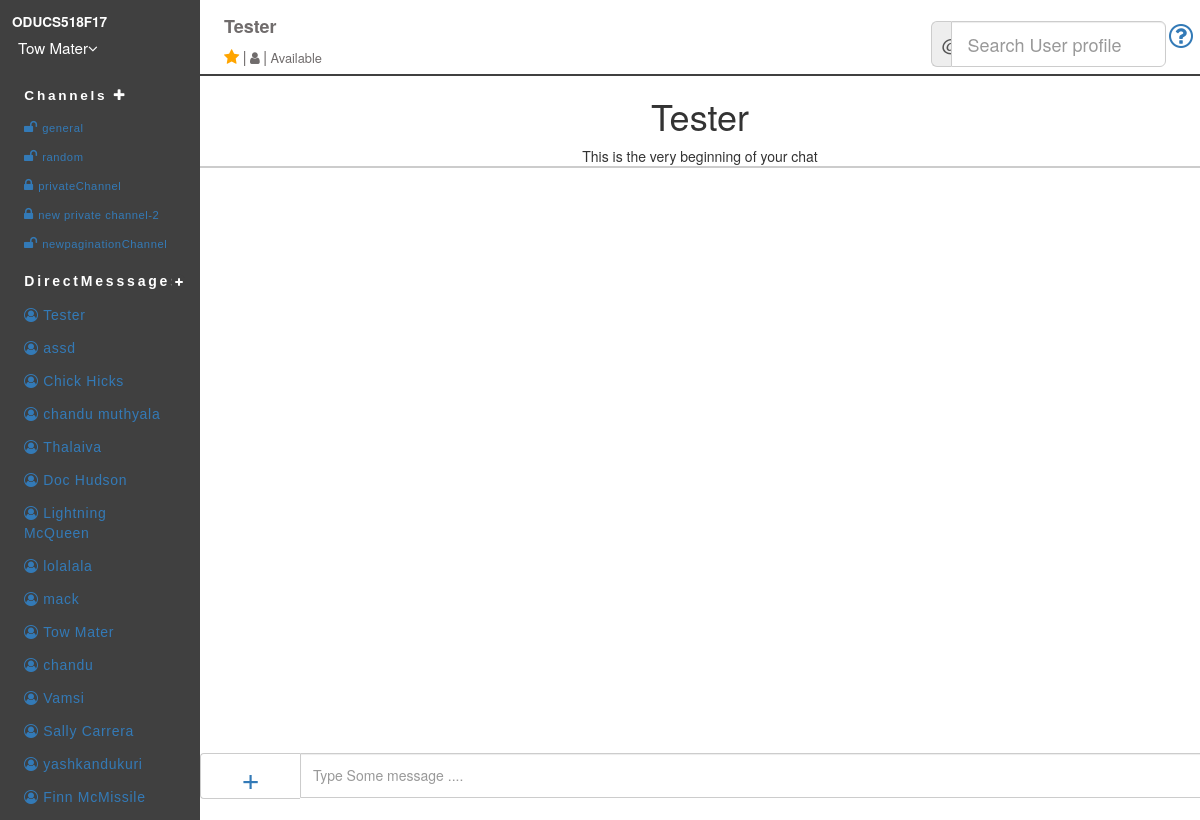
The app's page /index.php?email=a@b.c (signed in) with its own data.
### tables this page shows
CREATE TABLE IF NOT EXISTS `users` (
  `email` varchar(50) NOT NULL,
  `user_name` varchar(20) NOT NULL,
  `display_name` varchar(20) NOT NULL,
  `status` varchar(50) NOT NULL DEFAULT 'Available',
  `mode_id` int(10) NOT NULL DEFAULT '0',
  `display_pic` varchar(200) NOT NULL DEFAULT '0' COMMENT '0=gravatar,1=local pic',
  `description` varchar(200) NOT NULL DEFAULT 'bio',
  `password` varchar(20) NOT NULL,
  `phone_no` int(13) NOT NULL DEFAULT '1234567890',
  `skype_id` varchar(20) NOT NULL DEFAULT 'skype id',
  `timestamp` timestamp NOT NULL DEFAULT CURRENT_TIMESTAMP ON UPDATE CURRENT_TIMESTAMP
);

CREATE TABLE IF NOT EXISTS `channels` (
  `channel_id` int(20) NOT NULL,
  `channel_name` varchar(200) NOT NULL,
  `purpose` varchar(500) NOT NULL,
  `created_by_user_email` varchar(50) NOT NULL,
  `createdon` timestamp NOT NULL DEFAULT '0000-00-00 00:00:00' ON UPDATE CURRENT_TIMESTAMP,
  `access_specifiers` tinyint(1) NOT NULL DEFAULT '0',
  `isArchive` tinyint(1) NOT NULL DEFAULT '0'
);

### sqlQueries.php (the view, shortened to what this page needs)
<?php
$conn = new mysqli(DB_HOST, DB_USER, DB_PASSWORD,DB_NAME)
	OR die ('Could not connect to MySQL: '.mysql_error());
function getUserDetails($email){
	global $conn;
	$sql = "SELECT * FROM users where email= '".$email."'";
    $result = $conn->query($sql);
    $row = $result->fetch_assoc();
    return $row;
}
function getAllChannels($email){
	global $conn;
	$sql = "SELECT channels.channel_id,channels.channel_name,channels.access_specifiers, channels.isArchive FROM `userChannels` join channels on userChannels.channel_id=channels.channel_id where userChannels.user_email="."'$email'";
    $result = mysqli_query($conn, $sql);
    $string = "";
    while(($row = mysqli_fetch_assoc($result)))
	{
		if(intval($row['access_specifiers'])==1){
			if(intval($row['isArchive'])==1){
				$string=$string."<li ><a class= 'listbg' href=index.php?channel=".$row['channel_id']."><i style='font-size: 100%;padding-right: 3%;' class='fa fa-archive'></i>".$row['channel_name']."</a></li>";
			}else{
				$string=$string."<li ><a class= 'listbg' href=index.php?channel=".$row['channel_id']."><i style='font-size: 126%;padding-right: 3%;' class='fa fa-lock'></i>".$row['channel_name']."</a></li>";
			}
		}
		else{
			if(intval($row['isArchive'])==1){
				$string=$string."<li ><a class= 'listbg' href=index.php?channel=".$row['channel_id']."><i style='font-size: 100%;padding-right: 3%;' class='fa fa-archive'></i>".$row['channel_name']."</a></li>";
			}else{
				$string=$string."<li ><a class= 'listbg' href=index.php?channel=".$row['channel_id']."><i style='font-size: 126%;padding-right: 3%;' class='fa fa-unlock'></i>".$row['channel_name']."</a></li>";
			}
		}
	}
	return $string;
}
function getAllUsers(){
	global $conn;
	$sql = "SELECT * FROM users";
    $result = mysqli_query($conn, $sql);
    $string = "";
    while(($row = mysqli_fetch_assoc($result)))
	{
    	$string=$string."<li ><a class= 'listbg' href=\"./index.php?email=".trim($row['email'])."\"><i class ='fa' style = 'padding-right: 3%;'>&#xf2be;</i>".$row['user_name']."</a></li>";
	}
	return $string;
}
function getDirectMessages($toEmail,$start){
	global $conn;
	$sql = "select * from ( SELECT * FROM `direct_message` join users on users.email=direct_message.from_email where (direct_message.to_email='$toEmail' and direct_message.from_email='".$_SESSION['email']."') or (direct_message.from_email='$toEmail' and direct_message.to_email='".$_SESSION['email']."') ORDER by directmsg_id DESC LIMIT $start,10) as temp ORDER BY directmsg_id ASC";
    $result = mysqli_query($conn, $sql);
    $row_cnt = $result->num_rows;
	$toEmailDetails =getUserDetails($toEmail);
    $string = "";
    if($row_cnt>=10){
    	$loadMore = "<div id = 'loadMoreDirectMessages".$_SESSION['lastLimit']."' class='col-xs-12 noPadding'><div class = 'col-xs-5 noPadding'></div><div class ='col-xs-2 noPadding ' style='text-align:center;font-style: italic;color: #337ab7; margin-top: 8px;cursor:pointer;'><span class ='loadMoreDirectMessages' style='text-align:center;' id='".$_SESSION['lastLimit']."'>load more</span></div><div class = 'col-xs-5 noPadding'></div></div>";
    }else{
    	$loadMore="<div col-xs-12 style='text-align:center; oncopy='return false' oncut='return false' onpaste='return false'><h1>".$toEmailDetails['user_name']."</h1><p style='border-bottom: 2px solid #ccc;'>This is the very beginning of your chat</p></div>";
    }
	$string =$string.$loadMore;
	return $string;
}
 ?>

### index.php (shortened to what this page needs)
<?php
include_once "sqlQueries.php";
?>
<html>
	<head>
		<link rel="stylesheet" type="text/css" href="index.css">
		<link rel="stylesheet" type="text/css" href="messages/messages.css">
		<link rel="stylesheet" href="https://maxcdn.bootstrapcdn.com/bootstrap/3.3.7/css/bootstrap.min.css">
		<link rel="stylesheet" href="https://cdnjs.cloudflare.com/ajax/libs/font-awesome/4.7.0/css/font-awesome.min.css">
		<link rel="stylesheet" type="text/css" href="css/tags/jquery-ui.css">
		<link rel="stylesheet" href="https://cdnjs.cloudflare.com/ajax/libs/jquery-confirm/3.3.0/jquery-confirm.min.css">
		<link rel="stylesheet" type="text/css" href="css/tags/bootstrap-tokenfield.css">
		<link rel="stylesheet" type="text/css" href="css/tags/bootstrap-tokenfield.css">
	</head>
	<body>
		<div class="container nopadding col-xs-12" >
			<div class = "col-xs-12 nopadding " style='border-bottom: 0.15em solid  #404040;'>
				<div  class = " col-xs-2 nopadding" style="background-color: #404040;height: 74px;color: white;padding: 1% !important;
">
						<div>
							<div><label style='font-size: 1.7vh;'>ODUCS518F17</label></div>
							<div class="dropdown">
								<button onclick="userMenu()" class="dropbtn"><?php $result = getUserDetails($_SESSION['email']); echo $result['display_name'];?><i class="fa fa-angle-down"></i></button>
							</div>
						</div>
				</div>
				<div class="col-xs-10 nopadding" style="    z-index: 100; height: 74px;background-color: white;padding-left: 2% !important;padding-top: 14px !important;">
					<div class ="col-xs-3 nopadding " style='font-size: 1.46vh;'>
							<?php
								$userChannels = userChannels($_SESSION['email']);
								if (isset($_GET["channel"])){
									if (in_array($_GET["channel"], $userChannels)) {
										$result = getChannelName($_GET["channel"],$_SESSION['email']);
									}else{
										$result = "<div><label class = 'channel_title'><b>Channel Title</b></label>";
									}
								}else if(isset($_GET["email"])){
									$userDetails = getUserDetails($_GET["email"]);
									echo "<div><label class = 'channel_title'><b>".$userDetails['user_name']."</b></label>";
								}
								else{
									$result = "<div><label class = 'channel_title'><b>Channel Title</b></label>";
								}
							?>
					</div>
						<div class = "detailsOfChannel">
							<span class="fa fa-star checked"></span>
							<span class= "divider">|</span>
							<?php
								if (isset($_GET["channel"])){
									echo "<i style='font-size: 117%;color: #706c6c; cursor:pointer;' class='fa fa-users dropdown-toggle' data-toggle='dropdown' aria-hidden='true'></i>";
								}else{
									echo "<i style='font-size: 117%;color: #706c6c; cursor:pointer;' class='fa fa-user dropdown-toggle' data-toggle='dropdown' aria-hidden='true'></i>";
								}
							?>
							<span class= "divider">|</span>
							<span class = "purposeChannel">
								<?php
									if (isset($_GET["channel"])){
										$result = "";
										if (in_array($_GET["channel"], $userChannels)) {
											$result = getChannelDetails($_GET["channel"]);
										}
										echo $result['purpose'];
									}else{
										$userDetails = getUserDetails($_GET["email"]);
										echo $userDetails['status'];
									}
							?>
							</span>
						</div>
					</div>
					<div class ="col-xs-4 nopadding ">
					</div>
					<div class ="col-xs-5 nopadding ">
						<div class ="col-xs-11 nopadding ">
							<div class="input-group input-group-lg profileSearchField">
							  <span class="input-group-addon" id="sizing-addon1" style='padding: 3% 4%;'>@</span>
							  <input type="text" class="form-control" class ='profileSearchInputField' id ='profileSearchInputField' placeholder="Search User profile" aria-label="Username" aria-describedby="sizing-addon1">
							</div>
						</div>
						<div class ="col-xs-1 nopadding ">
							<div class ="col-xs-1 nopadding "></div>
							<div class ="col-xs-10 nopadding ">
							<div class = 'helpPage'>
								<a href= 'helpPage.html' target='_blank' title='help'><i class="fa fa-question-circle-o" aria-hidden="true" style='font-size:200%'></i></a>
							</div>
						</div>
						</div>
					</div>
				</div>
			</div>
			<div class="col-xs-12 nopadding">
		        <div class="col-xs-2  leftSideMenu nopadding">
		            <div >
		                <ul class="col-xs-12 nav nav-list nopadding">
		                    <li>
		                    	<div class="col-xs-12 channeldiv">
		                    		<div class="col-xs-11 nopadding">
		                    			<b><a class ="link" href= "inviteMembersToChannel.php">Channels</a></b>
		                    			<a href = 'newChannel.php' class = 'newChannel'><i class="fa fa-plus"></i></a>
		                    		</div>
	        					</div>
	        					<div id="Channel">
				                        <ul class="nav nav-list tree starredList">
				                 			<?php
				                 				$user_array = getUserDetails($_SESSION['email']);
				                            	$result =getAllChannels($user_array['email']);
				                            	echo $result
				                            ?>
				                        </ul>
		                    	</div>
		                    </li>
		                   	<li>
		                    	<div class="col-xs-12 directmsgdiv ">
		                    		<div class="col-xs-11 nopadding">
		                    			<b><a class ="link" href= "">DirectMesssages</a></b>
		                    		</div>
		                    		<div class="col-xs-1  icon-plus nopadding">
	        						</div>
	        					</div>
        						<div id="directmsg">
			                        <ul class="nav nav-list tree directmsgList">
			                            <?php $result =getAllUsers();echo $result ?>
			                        </ul>
	                    		</div>
		                    </li>
		                </ul>
		            </div>
		        </div>
		        <div id='message_container' class ='col-xs-10 headrow nopadding' style='min-height:93%;background-color: white; '>
		        	<div class ='col-xs-12 nopadding' style='height:91%;overflow-y: auto; overflow-x: hidden;position:relative;'>
			        	<div class = 'message_wrapper'>
			        	<?php
			        		$userChannels = userChannels($_SESSION['email']);
			        		if (isset($_GET['channel'])){
			        			if (in_array($_GET['channel'], $userChannels)) {
			        				$_SESSION['lastLimit']=0;
				        			$result =getChannelMessages($_GET['channel'],0);
				        		}else{
				        			$result ="<h1 class ='emptyChannel'>Requested Channel does not exist</h1>";
				        		}
				        	}else if (isset($_GET['email'])){
				        			$result =getDirectMessages($_GET['email'],0);
				        	}else{
				        		$result ="<h1 class ='emptyChannel'>Please select channel</h1>";
				        	}
			        		echo $result;
			        	?>
			        </div>
			        <?php
						if (isset($_GET['email'])){
				        	$string='';
								$string = $string."<form action ='messages/messages.php'  method = 'post'>";
									$string = $string."<div id='footer' class ='col-xs-12 nopadding '>";
										$string = $string."<div class='input-group input-group-lg textinput'>";
										$string=$string."<div class='col-xs-1  dropup nopadding'><span class='multipleOptions input-group-addon dropdown-toggle' data-toggle='dropdown' id='sizing-addon1'><a style='text-decoration: none;font-size:32px; ' href=''>+</a></span>";
											$string = $string."<ul class='dropdown-menu'>";
												$string = $string."<li><a class ='codeButton' data-toggle='modal' data-target='#myModal' href=''><i class='fa fa-code postingOptionMenu' aria-hidden='true'></i>Code </a></li>";
												$string = $string."<li><a href='' data-toggle='modal' data-target='#imageUpLoadModal' ><i class='fa fa-picture-o postingOptionMenu' aria-hidden='true'></i>Image Upload</a></li>";
												$string = $string."<li><a href='' data-toggle='modal' data-target='#imageURLModal'><i class='fa fa-link postingOptionMenu ' aria-hidden='true'></i> Upload Image URL</a></li>";
												$string = $string."</ul>";
											$string = $string."</div>";
											$string = $string."<div class ='col-xs-11 nopadding'>";
											$string = $string."<input type='hidden' name='toEmail'  value=".htmlspecialchars($_GET['email']).">";
											$string = $string."<input type='hidden' name='fromEmail' value=".$_SESSION['email'].">";
											$string = $string."<input type='text' class='form-control message' name = 'message'  placeholder= 'Type Some message ....' aria-describedby='sizing-addon1' autofocus required><input type='hidden' name='text' value='0'>";
										$string = $string."</div></div>";
									$string = $string."</div>";
								$string = $string."</form></div>";
							echo $string;
						}
			        ?>
		        	</div>
			</div>
	</div>
	</body>
</html>

### index.css (style rules this page uses)
.headrow { height: 70px; }
.profileSearchField { width: 63%; float: right; margin-top: 7px; }
.leftSideMenu { background-color: #404040; padding: 0px 0; overflow-y: auto; overflow-x: hidden; height: 93%; }
.message { height: 45px !important; border-bottom-right-radius: 5px !important; border-top-right-radius: 5px !important; }
.multipleOptions { background-color: white !important; }
.listbg { font-family: "Comic Sans MS", cursive, sans-serif; letter-spacing: 0.05em; margin-bottom: 5px; padding: 2% 12% !important; }
head,body { width: 100%; margin: 0 auto; overflow: hidden; font-size: 1.5vh; }
.nopadding { padding: 0px !important; }
#footer { position: fixed; bottom: 0; min-height: 4.8em !important; }
.starredList { margin-top: 10%; font-size: 1.4vh; }
.channeldiv { background-color: transparent; padding-top: 5%; font-family: "Comic Sans MS", cursive, sans-serif; letter-spacing: 0.2em; font-size: 1.7vh; }
.directmsgdiv { background-color: transparent; padding-bottom: 5%; padding-top: 5%; font-family: "Comic Sans MS", cursive, sans-serif; letter-spacing: 0.2em; }
.textinput { width: 100%; }
.link { color:white; padding-left: 6%; }
.directmsgList { margin-top: 10%; }
.icon-plus { background-color: #404040; border-radius:8px; -webkit-border-radius:8px; -moz-border-radius:8px; width: 16px; height: 16px; position: relative; top:0; left:0; margin-top: 3px; }
.icon-plus:after { background-color: #fff; width: 8px; height: 2px; border-radius: 1px; -webkit-border-radius: 1px; -moz-border-radius: 1px; position: absolute; top:7px; left: 4px; content:""; }
.icon-plus:before { background-color: #fff; width: 2px; height: 8px; border-radius: 1px; -webkit-border-radius: 1px; -moz-border-radius: 1px; position: absolute; top:4px; left: 7px; content:""; }
.channel_title { font-size: 154%; color: #706c6c; }
.checked { color: orange; font-size: 141% !important; }
.divider { font-size: 140%; color: #706c6c; }
.purposeChannel { font-size: 110%; color: #706c6c; }
.newChannel { color:white; cursor:pointer; }
.dropbtn { background-color: #404040; color: white; font-size: 18px; border: none; cursor: pointer; font-size: 1.9vh; }
.dropdown { position: relative; display: inline-block; z-index: 100; }
.helpPage { position: absolute; z-index: 100; margin-top: 30%; }

### records on screen
users: display_name "Tow Mater", user_name "Tow Mater"
users: user_name "Tester", status "Available"
channels: channel_name "general"
channels: channel_name "random"
channels: channel_name "privateChannel"
channels: channel_name "new private channel-2"
channels: channel_name "newpaginationChannel"
users: user_name "assd"
users: user_name "Chick Hicks"
users: user_name "chandu muthyala"
users: user_name "Thalaiva"
users: user_name "Doc Hudson"
users: user_name "Lightning McQueen"
users: user_name "lolalala"
users: user_name "mack"
users: user_name "chandu"
users: user_name "Vamsi"
users: user_name "Sally Carrera"
users: user_name "yashkandukuri"
users: user_name "Finn McMissile"
